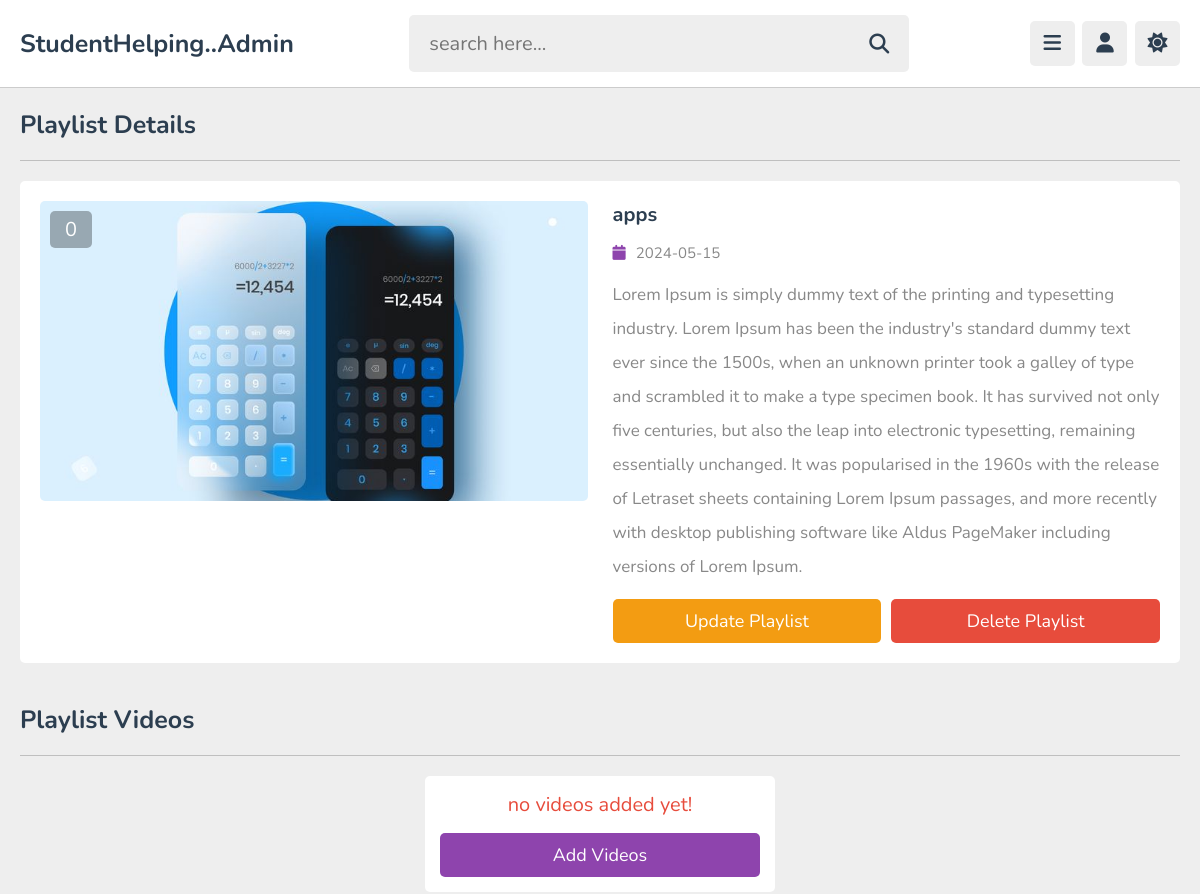
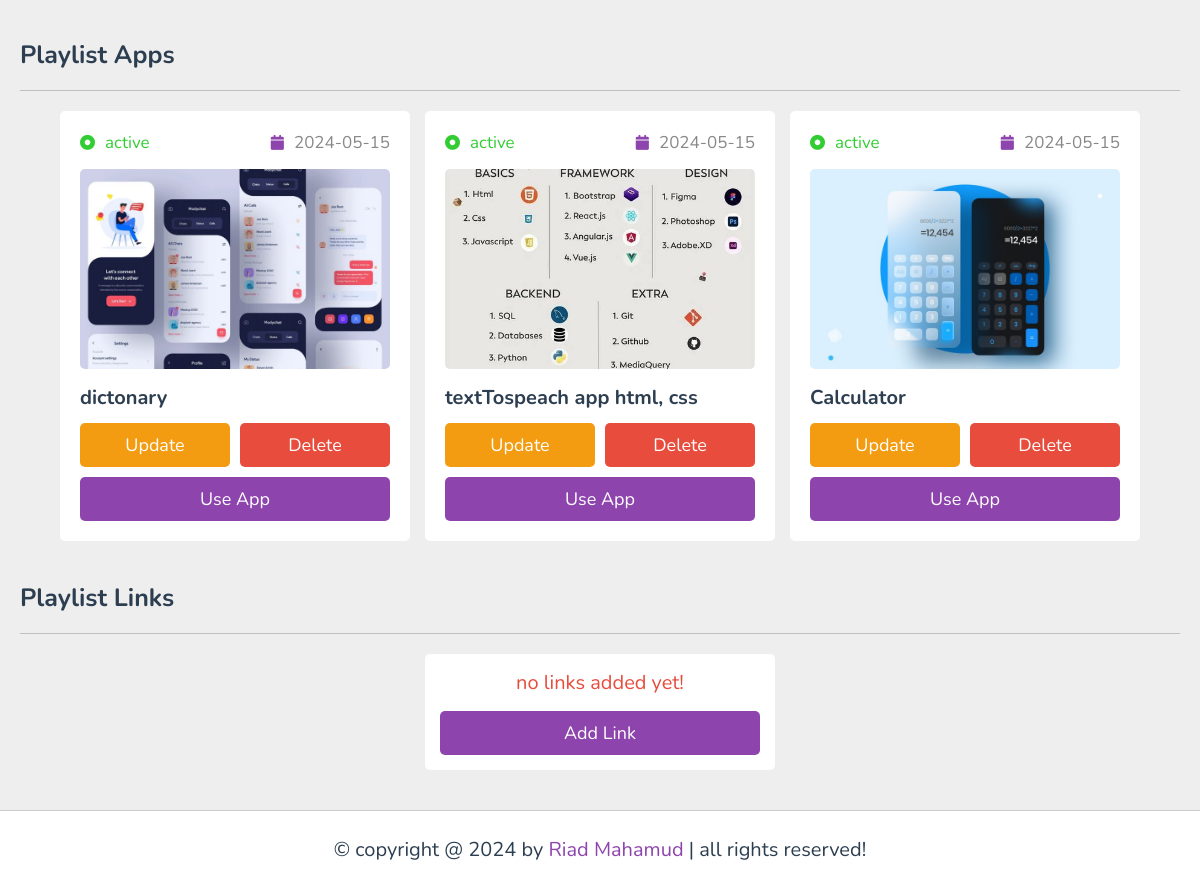
The page /admin/view_playlist.php?get_id=hTBVhB46ogyKVvHhS3a8 (signed in) on the database its author committed (2 pictures, top to bottom).
### tables this page shows
CREATE TABLE `playlist_all` (
  `id` varchar(20) NOT NULL,
  `tutor_id` varchar(20) NOT NULL,
  `title` varchar(100) NOT NULL,
  `description` varchar(1000) NOT NULL,
  `thumb` varchar(100) NOT NULL,
  `date` date NOT NULL,
  `status` varchar(20) NOT NULL
);

CREATE TABLE `app_upload` (
  `id` varchar(20) NOT NULL,
  `tutor_id` varchar(20) NOT NULL,
  `playlist_id` varchar(20) NOT NULL,
  `title` varchar(100) NOT NULL,
  `description` varchar(1000) NOT NULL,
  `html` varchar(100) NOT NULL,
  `css` varchar(100) NOT NULL,
  `js` varchar(100) NOT NULL,
  `image` varchar(100) NOT NULL,
  `thumb` varchar(100) NOT NULL,
  `date` date NOT NULL DEFAULT current_timestamp(),
  `status` varchar(20) NOT NULL DEFAULT 'deactive'
);

### admin/view_playlist.php (the view, shortened to what this page needs)
<?php
include '../components/connect.php';
if(isset($_COOKIE['tutor_id'])){
   $tutor_id = $_COOKIE['tutor_id'];
}else{
   $tutor_id = '';
   header('location:login.php');
}
if(isset($_GET['get_id'])){
   $get_id = $_GET['get_id'];
}else{
   $get_id = '';
   header('location:playlist.php');
}
?>
<!DOCTYPE html>
<html lang="en">
<head>
   <link rel="stylesheet" href="https://cdnjs.cloudflare.com/ajax/libs/font-awesome/6.2.0/css/all.min.css">
   <link rel="stylesheet" href="../css/admin_style.css">
</head>
<body>
<?php include '../components/admin_header.php'; ?>
<section class="playlist-details">
   <h1 class="heading">playlist details</h1>
   <?php
      $select_playlist = $conn->prepare("SELECT * FROM `playlist_all` WHERE id = ? AND tutor_id = ?");
      $select_playlist->execute([$get_id, $tutor_id]);
      if($select_playlist->rowCount() > 0){
         while($fetch_playlist = $select_playlist->fetch(PDO::FETCH_ASSOC)){
            $playlist_id = $fetch_playlist['id'];
            $count_videos = $conn->prepare("SELECT * FROM `content` WHERE playlist_id = ?");
            $count_videos->execute([$playlist_id]);
            $total_videos = $count_videos->rowCount();
   ?>
   <div class="row">
      <div class="thumb">
         <span><?= $total_videos; ?></span>
         <img src="../uploaded_files/<?= $fetch_playlist['thumb']; ?>" alt="">
      </div>
      <div class="details">
         <h3 class="title"><?= $fetch_playlist['title']; ?></h3>
         <div class="date"><i class="fas fa-calendar"></i><span><?= $fetch_playlist['date']; ?></span></div>
         <div class="description"><?= $fetch_playlist['description']; ?></div>
         <form action="" method="post" class="flex-btn">
            <a href="update_playlist.php?get_id=<?= $playlist_id; ?>" class="option-btn">update playlist</a>
            <input type="submit" value="delete playlist" class="delete-btn" onclick="return confirm('delete this playlist?');" name="delete">
         </form>
      </div>
   </div>
   <?php
         }
      }else{
         echo '<p class="empty">no playlist found!</p>';
      }
   ?>
</section>
<section class="contents">
   <h1 class="heading">playlist videos</h1>
   <div class="box-container">
   <?php
      $select_videos = $conn->prepare("SELECT * FROM `video_upload` WHERE tutor_id = ? AND playlist_id = ?");
      $select_videos->execute([$tutor_id, $playlist_id]);
      if($select_videos->rowCount() > 0){
         while($fecth_videos = $select_videos->fetch(PDO::FETCH_ASSOC)){
            $video_id = $fecth_videos['id'];
   ?>
      <div class="box">
         <div class="flex">
            <div><i class="fas fa-dot-circle" style="<?php if($fecth_videos['status'] == 'active'){echo 'color:limegreen'; }else{echo 'color:red';} ?>"></i><span style="<?php if($fecth_videos['status'] == 'active'){echo 'color:limegreen'; }else{echo 'color:red';} ?>"><?= $fecth_videos['status']; ?></span></div>
            <div><i class="fas fa-calendar"></i><span><?= $fecth_videos['date']; ?></span></div>
         </div>
         <img src="../uploaded_files/video/<?= $fecth_videos['thumb']; ?>" class="thumb" alt="">
         <h3 class="title"><?= $fecth_videos['title']; ?></h3>
         <form action="" method="post" class="flex-btn">
            <input type="hidden" name="video_id" value="<?= $video_id; ?>">
            <a href="update_content.php?get_id=<?= $video_id; ?>" class="option-btn">update</a>
            <input type="submit" value="delete" class="delete-btn" onclick="return confirm('delete this video?');" name="delete_video">
         </form>
         <a href="view_content.php?get_id=<?= $video_id; ?>" class="btn">watch video</a>
      </div>
   <?php
         }
      }else{
         echo '<p class="empty">no videos added yet! <a href="add_content.php" class="btn" style="margin-top: 1.5rem;">add videos</a></p>';
      }
   ?>
   </div>
</section>
<section class="contents">
   <h1 class="heading">playlist apps</h1>
   <div class="box-container">
   <?php
      $select_videos = $conn->prepare("SELECT * FROM `app_upload` WHERE tutor_id = ? AND playlist_id = ?");
      $select_videos->execute([$tutor_id, $playlist_id]);
      if($select_videos->rowCount() > 0){
         while($fecth_videos = $select_videos->fetch(PDO::FETCH_ASSOC)){
            $video_id = $fecth_videos['id'];
   ?>
      <div class="box">
         <div class="flex">
            <div><i class="fas fa-dot-circle" style="<?php if($fecth_videos['status'] == 'active'){echo 'color:limegreen'; }else{echo 'color:red';} ?>"></i><span style="<?php if($fecth_videos['status'] == 'active'){echo 'color:limegreen'; }else{echo 'color:red';} ?>"><?= $fecth_videos['status']; ?></span></div>
            <div><i class="fas fa-calendar"></i><span><?= $fecth_videos['date']; ?></span></div>
         </div>
         <img src="../uploaded_files/<?= $fecth_videos['thumb']; ?>" class="thumb" alt="">
         <h3 class="title"><?= $fecth_videos['title']; ?></h3>
         <form action="" method="post" class="flex-btn">
            <a href="update_content.php?get_id=<?= $video_id; ?>" class="option-btn">update</a>
            <input type="submit" value="delete" class="delete-btn" onclick="return confirm('delete this app?');" name="delete_video">
         </form>
         <a href="admin_use_app.php?get_id=<?= $video_id; ?>" class="btn">Use App</a>
      </div>
   <?php
         }
      }else{
         echo '<p class="empty">no apps added yet! <a href="add_app_content.php" class="btn" style="margin-top: 1.5rem;">add app</a></p>';
      }
   ?>
   </div>
</section>
<section class="contents">
   <h1 class="heading">playlist links</h1>
   <div class="box-container">
   <?php
      $select_videos = $conn->prepare("SELECT * FROM `links_upload` WHERE tutor_id = ? AND playlist_id = ?");
      $select_videos->execute([$tutor_id, $playlist_id]);
      if($select_videos->rowCount() > 0){
         while($fecth_videos = $select_videos->fetch(PDO::FETCH_ASSOC)){
            $video_id = $fecth_videos['id'];
   ?>
      <div class="box">
         <div class="flex">
            <div><i class="fas fa-dot-circle" style="<?php if($fecth_videos['status'] == 'active'){echo 'color:limegreen'; }else{echo 'color:red';} ?>"></i><span style="<?php if($fecth_videos['status'] == 'active'){echo 'color:limegreen'; }else{echo 'color:red';} ?>"><?= $fecth_videos['status']; ?></span></div>
            <div><i class="fas fa-calendar"></i><span><?= $fecth_videos['date']; ?></span></div>
         </div>
         <img src="../uploaded_files/<?= $fecth_videos['thumb']; ?>" class="thumb" alt="">
         <h3 class="title"><?= $fecth_videos['title']; ?></h3>
         <form action="" method="post" class="flex-btn">
            <input type="hidden" name="video_id" value="<?= $video_id; ?>">
            <a href="update_content.php?get_id=<?= $video_id; ?>" class="option-btn">update</a>
            <input type="submit" value="delete" class="delete-btn" onclick="return confirm('delete this link?');" name="delete_video">
         </form>
         <a href="admin_use_link.php?get_id=<?= $video_id; ?>" class="btn">Enter link</a>
      </div>
   <?php
         }
      }else{
         echo '<p class="empty">no links added yet! <a href="add_links_content.php" class="btn" style="margin-top: 1.5rem;">add link</a></p>';
      }
   ?>
   </div>
</section>
<?php include '../components/footer.php'; ?>
</body>
</html>

### css/admin_style.css (style rules this page uses)
:root { --main-color:#8e44ad; --red:#e74c3c; --oragen:#f39c12; --white:#fff; --black:#2c3e50; --light-color:#888; --light-bg:#eee; --border:.1rem solid rgba(0,0,0,.2); }
* { font-family: 'Nunito', sans-serif; margin: 0; padding: 0; box-sizing: border-box; outline: none; border: none; text-decoration: none; }
html { font-size: 62.5%; overflow-x: hidden; }
body { background-color: var(--light-bg); padding-left: 30rem; }
section { padding:2rem; max-width: 1200px; margin: 0 auto; }
.btn, .option-btn, .delete-btn, .inline-btn, .inline-option-btn, .inline-delete-btn { border-radius: .5rem; padding: 1rem 3rem; font-size: 1.8rem; color: #fff; margin-top: 1rem; text-transform: capitalize; cursor: pointer; text-align: center; }
.btn, .option-btn, .delete-btn { display: block; width: 100%; }
.btn, .inline-btn { background-color: var(--main-color); }
.option-btn, .inline-option-btn { background-color: var(--oragen); }
.delete-btn, .inline-delete-btn { background-color: var(--red); }
.flex-btn { display:flex; gap: 1rem; }
.empty { background-color: var(--white); border-radius: .5rem; padding: 1.5rem; text-align: center; width: 100%; font-size: 2rem; color: var(--red); }
.heading { padding-bottom: 1.8rem; border-bottom: var(--border); font-size: 2.5rem; color: var(--black); text-transform: capitalize; margin-bottom: 2rem; }
.playlist-details .row { display: flex; gap: 2.5rem; flex-wrap: wrap; align-items: flex-start; background-color: var(--white); border-radius: .5rem; padding: 2rem; }
.playlist-details .row .thumb { flex: 1 1 40rem; height: 30rem; position: relative; }
.playlist-details .row .thumb img { height: 100%; width: 100%; border-radius: .5rem; object-fit: cover; }
.playlist-details .row .thumb span { background-color: rgba(0,0,0,.3); color: #fff; border-radius: .5rem; position: absolute; top: 1rem; left: 1rem; padding: .5rem 1.5rem; font-size: 2rem; }
.playlist-details .row .details { flex: 1 1 40rem; }
.playlist-details .row .details .date { font-size: 1.5rem; margin: 1rem 0; }
.playlist-details .row .details .date i { color: var(--main-color); margin-right: 1rem; }
.playlist-details .row .details .date span { color: var(--light-color); }
.playlist-details .row .details .title { font-size: 2rem; color: var(--black); padding-bottom: .5rem; }
.playlist-details .row .details .description { padding: .5rem 0; font-size: 1.7rem; color: var(--light-color); line-height: 2; white-space: pre-line; }
.contents .box-container { display: grid; grid-template-columns: repeat(auto-fit, 35rem); align-items: flex-start; justify-content: center; gap: 1.5rem; }
.contents .box-container .box { border-radius: .5rem; background-color: var(--white); padding: 2rem; overflow-x: hidden; }
.contents .box-container .box .thumb { height: 20rem; width: 100%; border-radius: .5rem; object-fit: cover; margin: 1rem 0; }
.contents .box-container .box .flex { display: flex; align-items: center; justify-content: space-between; gap: 1.5rem; margin-bottom: .5rem; }
.contents .box-container .box .flex i { font-size: 1.5rem; color: var(--main-color); margin-right: 1rem; }
.contents .box-container .box .flex span { color: var(--light-color); font-size: 1.7rem; }
.contents .box-container .box .title { font-size: 2rem; color: var(--black); line-height: 1.5; text-overflow: ellipsis; overflow-x: hidden; }
@media (max-width:1200px) { body { padding-left: 0; } }

### rows shown on the page
playlist_all: total_videos "0", thumb (picture), title "apps", date "2024-05-15", description "Lorem Ipsum is simply dummy text of the printing and typesetting industry. Lorem Ipsum has been the industry's standard dummy text ever since the 1500s, when an unknown printer took a galley of type and scrambled it to make a type specimen book. It has survived not only five centuries, but also the leap into electronic typesetting, remaining essentially unchanged. It was popularised in the 1960s with the release of Letraset sheets containing Lorem Ipsum passages, and more recently with desktop publishing software like Aldus PageMaker including versions of Lorem Ipsum."
app_upload: status "active", date "2024-05-15", thumb (picture), title "dictonary"
app_upload: status "active", date "2024-05-15", thumb (picture), title "textTospeach app html, css"
app_upload: status "active", date "2024-05-15", thumb (picture), title "Calculator"
